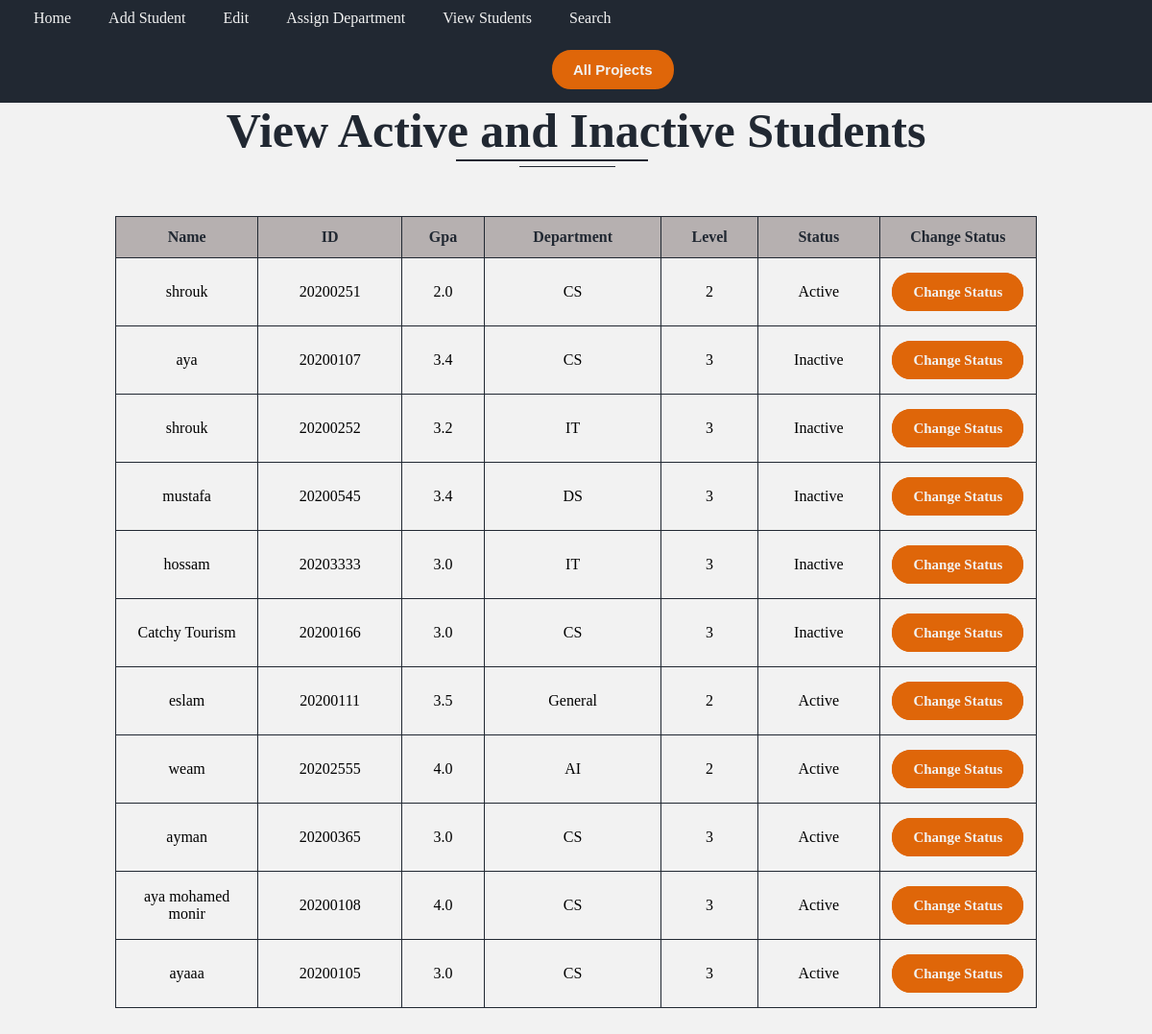
Screenshot of /view/ with the database file from the repository.
### pages/models.py (models this page shows)
class Add(models.Model):
    x=[('male','male'),('female','female')]
    y=[('Active','Active'),('Inactive','Inactive')]
    z=[('CS','CS'),('IS','IS'),('AI','AI'),('IT','IT'),('DS','DS'),('General','General')]
    Name=models.CharField(max_length=25)
    Id=models.CharField(max_length=10,primary_key=True)
    Gpa=models.DecimalField(max_digits=3,decimal_places=1)
    Email=models.EmailField(max_length=25)
    Mobile=models.CharField(max_length=12)
    Level=models.IntegerField()
    Date=models.CharField(blank=True,null=True,max_length=15)
    Gender=models.CharField(max_length=10,choices=x)
    Status=models.CharField(max_length=10,choices=y)
    Department=models.CharField(max_length=50,choices=z)

### pages/views.py (the view)
# urls.py: path('view/',views.viewstudent,name='view'),
def viewstudent(request):
    students = Add.objects.all()
    return render(request,'pages/viewstudents.html',{"students":students})

### pages/templates/pages/viewstudents.html (shortened to what this page needs)
{% load static %}
<!DOCTYPE html>
<html lang="en">
  <head>
    <link rel="stylesheet" href="{% static 'css/view.css' %}">
  <body>
    <div class="viewStudents">
      <nav>
        <ul class="nav_links">
            <li class="nav">
                <a href="{% url 'home' %}">Home</a>
            </li>
            <li class="nav">
                <a href="{% url 'add' %}">Add Student</a>
            </li>
            <li class="nav">
              <a href="{% url 'edit' %}">Edit</a>
            </li>
            <li class="nav">
                <a href="{% url 'assignment' %}">Assign Department</a>
            </li>
            <li class="nav">
                <a href="{% url 'view' %}">View Students</a>
            </li>
            <li class="nav">
                <a href="{% url 'search' %}">Search</a>
            </li>
            <li class="nav">
                <a href="{% url 'all' %}"><button class="btn" >All Projects</button></a>
            </li>
        </ul>
    </nav>
      <section>
        <form action="" method="post">
          <h1>View Active and Inactive Students</h1>
        <table class="table">
          <thead>
            <header>
              <tr>
                <th>Name</th>
                <th>ID</th>
                <th>Gpa</th>
                <th>Department</th>
                <th>Level</th>
                <th>Status</th>
                <th>Change Status</th>
              </tr>
            </header>
          </thead>
        <tbody>
          {% for x in students %}
           <tr>
             <td>{{x.Name}}</td>
             <td>{{x.Id}}</td>
             <td>{{x.Gpa}}</td>
             <td>{{x.Department}}</td>
             <td>{{x.Level}}</td>
             <td >{{x.Status}}</td>
             <td><br> <a class="btn" href="active/{{x.Id}}" >Change Status</a> <br><br></td>
           </tr>
           {% endfor %}
          </tbody>
        </table>
        </form>
      </section>
    </div>
  </body>
</html>

### pages/static/css/view.css (style rules this page uses)
* { box-sizing: border-box; margin: 0; padding: 0; }
ul,li, a { color: #f2f2f2; text-decoration: none; text-align: left; background-color: #212832; }
header { justify-content:space-between; align-items: center; padding: 30px ; list-style: none; }
.nav_links li { display: inline-block; width: auto; overflow: auto; padding-left: 30px; margin: 10px 0; margin-left: 5px; }
body { background-color:#f2f2f2; background-repeat: no-repeat; background-size: cover; }
.table { font-family:initial; border-collapse: collapse; width: 80%; margin-left: 10%; margin-bottom: 200px; }
.table td, .table th { border: 1px solid #212832; padding: 8px; width:10px; height: 35px; }
.table th { padding-top: 12px; text-align: center; padding-bottom: 12px; background-color: #b6b0b0; color: #212832; }
nav .btn { margin-left: 540px; }
.btn { color: #f2f2f2; background-color: #df6609; padding: 12px 25px; border: none; border-radius: 20px; padding: 10px 20px; cursor: pointer; font-size: 15px; font-style:inherit; font-weight:bold; border: 2px solid #df6609; }
h1 { font-size: 50px; font-style:initial; color: #212832; text-align: center; }
h1::before { position: absolute; text-align: center; content: ""; color: #212832; width: 200px; height: 1.5px; background-color: #212832; margin: 59px 0px 0px 239px; }
h1::after { position: absolute; text-align: center; content: ""; color: #212832; width:100px; height: 0.5px; background-color: #212832; margin: 66px -423px 0px ; }
tr { text-align: center; }

### rows the page displays
Add: Name "shrouk", Id "20200251", Gpa "2.0", Department "CS", Level "2", Status "Active"
Add: Name "aya", Id "20200107", Gpa "3.4", Department "CS", Level "3", Status "Inactive"
Add: Name "shrouk", Id "20200252", Gpa "3.2", Department "IT", Level "3", Status "Inactive"
Add: Name "mustafa", Id "20200545", Gpa "3.4", Department "DS", Level "3", Status "Inactive"
Add: Name "hossam", Id "20203333", Gpa "3.0", Department "IT", Level "3", Status "Inactive"
Add: Name "Catchy Tourism", Id "20200166", Gpa "3.0", Department "CS", Level "3", Status "Inactive"
Add: Name "eslam", Id "20200111", Gpa "3.5", Department "General", Level "2", Status "Active"
Add: Name "weam", Id "20202555", Gpa "4.0", Department "AI", Level "2", Status "Active"
Add: Name "ayman", Id "20200365", Gpa "3.0", Department "CS", Level "3", Status "Active"
Add: Name "aya mohamed monir", Id "20200108", Gpa "4.0", Department "CS", Level "3", Status "Active"
Add: Name "ayaaa", Id "20200105", Gpa "3.0", Department "CS", Level "3", Status "Active"
